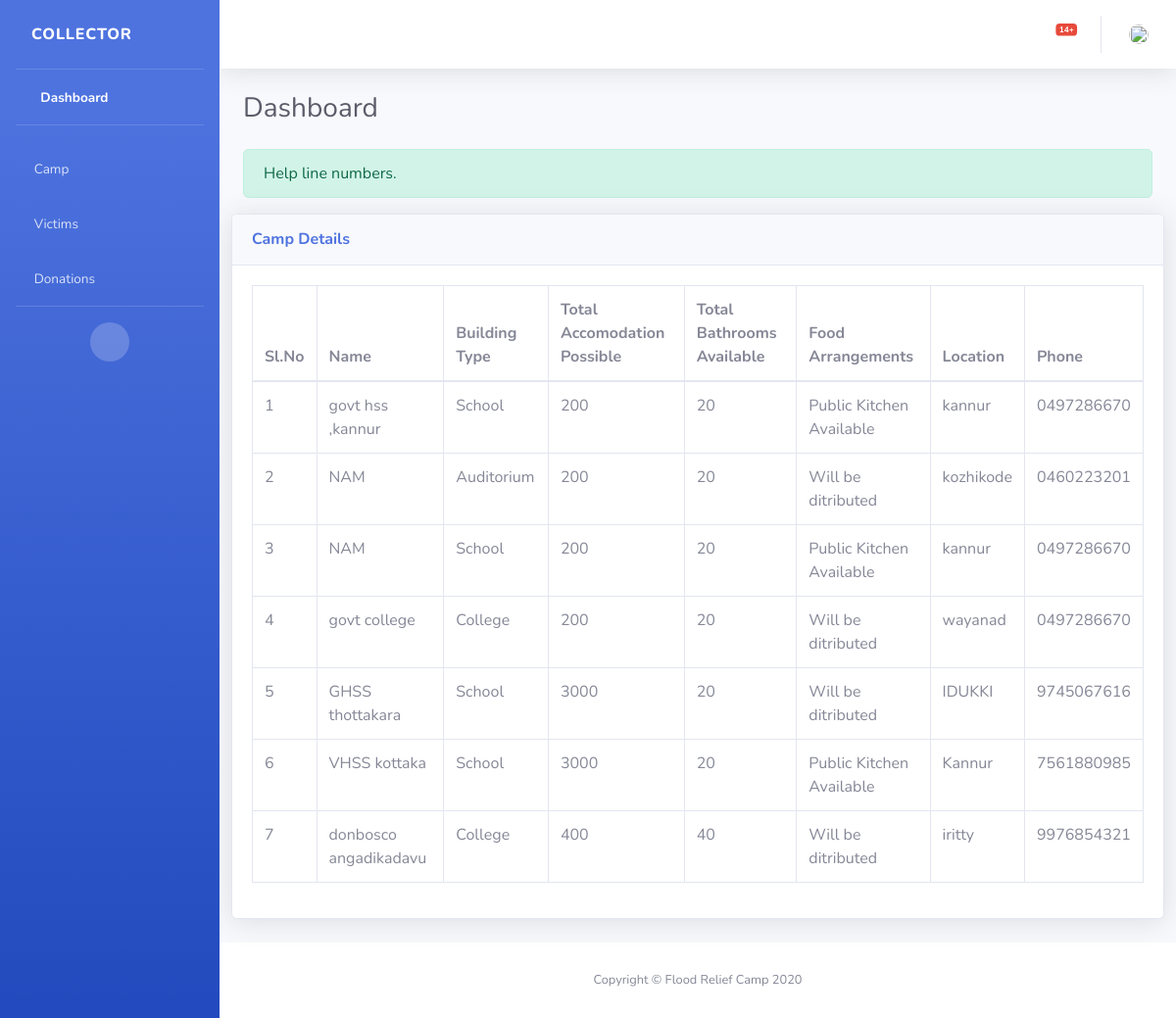
/collector_view_camp, run on the app's committed database.
### app1/models.py (models this page shows)
class camp_details(models.Model):
    camp_name=models.CharField(max_length=250)
    location=models.CharField(max_length=250)
    phone=models.CharField(max_length=10)
    accomodation=models.IntegerField()
    bathroom_no=models.IntegerField()
    camp_type=models.CharField(max_length=250)
    food_arrangements=models.CharField(max_length=250)

### app1/views.py (the view)
# urls.py: path('collector_view_camp',views.collector_view_camp,name='collector_view_camp'),
def collector_view_camp(request):
    obj1=camp_details.objects.all().order_by('-id')
    obj2=requirement_table.objects.filter(status='').order_by('-id')
    obj3=flood_area.objects.all().order_by('-id')
    count=0
    for x in obj1:
        count=count+1
    for y in obj2:
        count=count+1
    for z in obj3:
        count=count+1
    obj=camp_details.objects.all()
    return render(request,'Collector_view_camp.html',{'camp_details':obj,'camp':obj1,'requirement':obj2,'area':obj3,'count':count})

### app1/templates/Collector_view_camp.html (shortened to what this page needs)
<!DOCTYPE html>
<html lang="en">
    {% load static %}
<head>
    <link href="{% static "vendor/fontawesome-free/css/all.min.css"%}"" rel="stylesheet" type="text/css">
    <link href="{% static "css/sb-admin-2.min.css"%}"" rel="stylesheet">
</head>
<body id="page-top">
    <div id="wrapper">
        <ul class="navbar-nav bg-gradient-primary sidebar sidebar-dark accordion " id="accordionSidebar">
            <a class="sidebar-brand d-flex align-items-center justify-content-left" href="{% url 'collector_dashboard' %}">
                <div class="sidebar-brand-text mx-3">Collector </div>
            </a>
            <hr class="sidebar-divider my-0">
            <li class="nav-item active">
                <a class="nav-link" href="{% url 'collector_dashboard' %}">
                    <i class="fas fa-fw fa-tachometer-alt"></i>
                    <span>Dashboard</span></a>
            </li>
            <hr class="sidebar-divider">
            <li class="nav-item">
                <a class="nav-link collapsed" href="#" data-toggle="collapse" data-target="#collapseTwo"
                    aria-expanded="true" aria-controls="collapseTwo">
                    <i class="fas fa-home"></i>
                    <span>Camp</span>
                </a>
            </li>
            <li class="nav-item">
                <a class="nav-link collapsed" href="#" data-toggle="collapse" data-target="#collapseUtilities"
                    aria-expanded="true" aria-controls="collapseUtilities">
                    <i class="fas fa-wheelchair"></i>
                    <span>Victims</span>
                </a>
            </li>
            <li class="nav-item">
                <a class="nav-link collapsed" href="#" data-toggle="collapse" data-target="#collapseUtilities3"
                    aria-expanded="true" aria-controls="collapseUtilities3">
                    <i class="fas fa-hands-helping"></i>
                    <span>Donations</span>
                </a>
            </li>
            <hr class="sidebar-divider d-none d-md-block">
            <div class="text-center d-none d-md-inline">
                <button class="rounded-circle border-0" id="sidebarToggle"></button>
            </div>
        </ul>
        <div id="content-wrapper" class="d-flex flex-column">
            <div id="content">
                <nav class="navbar navbar-expand navbar-light bg-white topbar mb-4 static-top shadow">
                    <ul class="navbar-nav ml-auto">
                        <li class="nav-item dropdown no-arrow mx-1">
                            <a class="nav-link dropdown-toggle" href="#" id="alertsDropdown" role="button"
                                data-toggle="dropdown" aria-haspopup="true" aria-expanded="false">
                                <span class="badge badge-danger badge-counter">{{count}}+</span>
                            </a>
                        </li>
                        <li class="nav-item dropdown no-arrow">
                            <a class="nav-link dropdown-toggle" href="#" id="userDropdown" role="button"
                                data-toggle="dropdown" aria-haspopup="true" aria-expanded="false">
                                <img class="img-profile rounded-circle"
                                    src="{% static "images/profileicon.png"%}"" style="width: 20px; height:20px;">
                            </a>
                        </li>
                    </ul>
                </nav>
                <div class="container-fluid">
                    <div class="d-sm-flex align-items-center justify-content-between mb-4">
                        <h1 class="h3 mb-0 text-gray-800">Dashboard</h1>
                    </div>
                    <div class="alert alert-success" role="alert">
                        Help line numbers.
                      </div>
                    <div class="row">
                        <div class="card shadow mb-4">
                            <div class="card-header py-3">
                                <h6 class="m-0 font-weight-bold text-primary">Camp Details</h6>
                            </div>
                            <div class="card-body">
                                <div class="table-responsive">
                                    <table class="table table-bordered" id="dataTable" width="100%" cellspacing="0">
                                        <thead>
                                            <tr>
                                                <th>Sl.No</th>
                                                <th>Name</th>
                                                <th>Building Type</th>
                                                <th>Total Accomodation Possible</th>
                                                <th>Total Bathrooms Available</th>
                                                <th>Food Arrangements</th>
                                                <th>Location</th>
                                                <th>Phone</th>
                                            </tr>
                                        </thead>
                                        <tbody>
                                            {% for x in camp_details %}
                                            <tr>
                                                <td>{{forloop.counter|add:0}}</td>
                                                <td>{{x.camp_name}}</td>
                                                <td>{{x.camp_type}}</td>
                                                <td>{{x.accomodation}}</td>
                                                <td>{{x.bathroom_no}}</td>
                                                <td>{{x.food_arrangements}}</td>
                                                <td>{{x.location}}</td>
                                                <td>{{x.phone}}</td>
                                            </tr>
                                           {% endfor %}
                                        </tbody>
                                    </table>
                                </div>
                            </div>
                        </div>
                    </div>
                </div>
            </div>
            <footer class="sticky-footer bg-white">
                <div class="container my-auto">
                    <div class="copyright text-center my-auto">
                        <span>Copyright &copy; Flood Relief Camp 2020</span>
                    </div>
                </div>
            </footer>
        </div>
    </div>
</body>
</html>

### data on the page
camp_details: camp_name "govt hss ,kannur", camp_type "School", accomodation "200", bathroom_no "20", food_arrangements "Public Kitchen Available", location "kannur", phone "0497286670"
camp_details: camp_name "NAM", camp_type "Auditorium", accomodation "200", bathroom_no "20", food_arrangements "Will be ditributed", location "kozhikode", phone "0460223201"
camp_details: camp_name "NAM", camp_type "School", accomodation "200", bathroom_no "20", food_arrangements "Public Kitchen Available", location "kannur", phone "0497286670"
camp_details: camp_name "govt college", camp_type "College", accomodation "200", bathroom_no "20", food_arrangements "Will be ditributed", location "wayanad", phone "0497286670"
camp_details: camp_name "GHSS thottakara", camp_type "School", accomodation "3000", bathroom_no "20", food_arrangements "Will be ditributed", location "IDUKKI", phone "9745067616"
camp_details: camp_name "VHSS kottaka", camp_type "School", accomodation "3000", bathroom_no "20", food_arrangements "Public Kitchen Available", location "Kannur", phone "7561880985"
camp_details: camp_name "donbosco angadikadavu", camp_type "College", accomodation "400", bathroom_no "40", food_arrangements "Will be ditributed", location "iritty", phone "9976854321"

### other printed values
{{ count }} "14"
